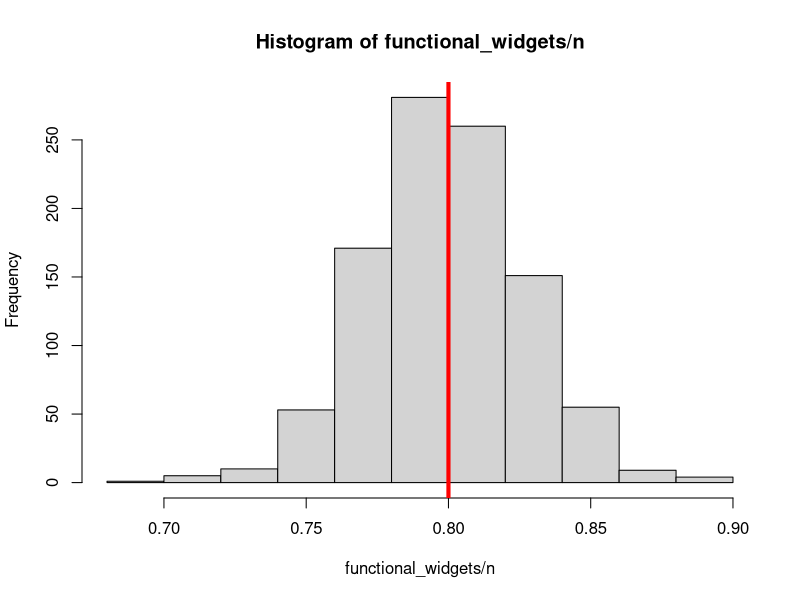
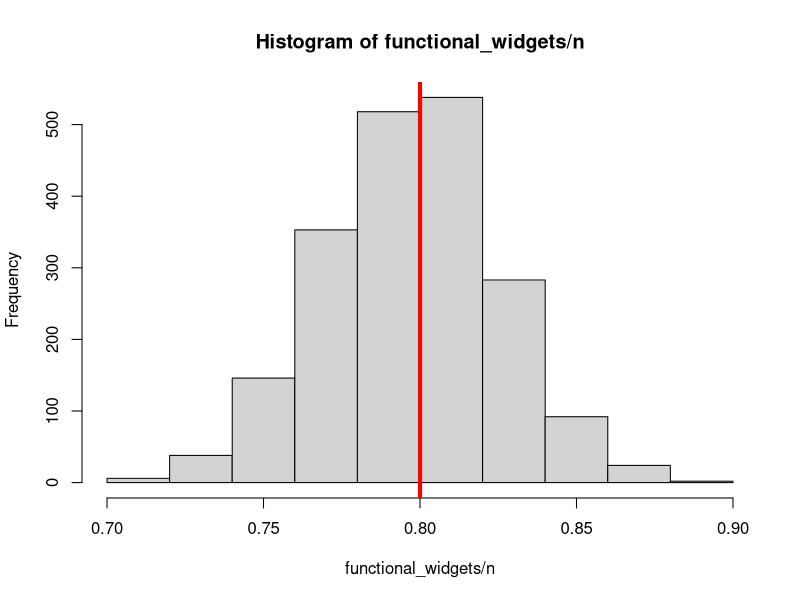
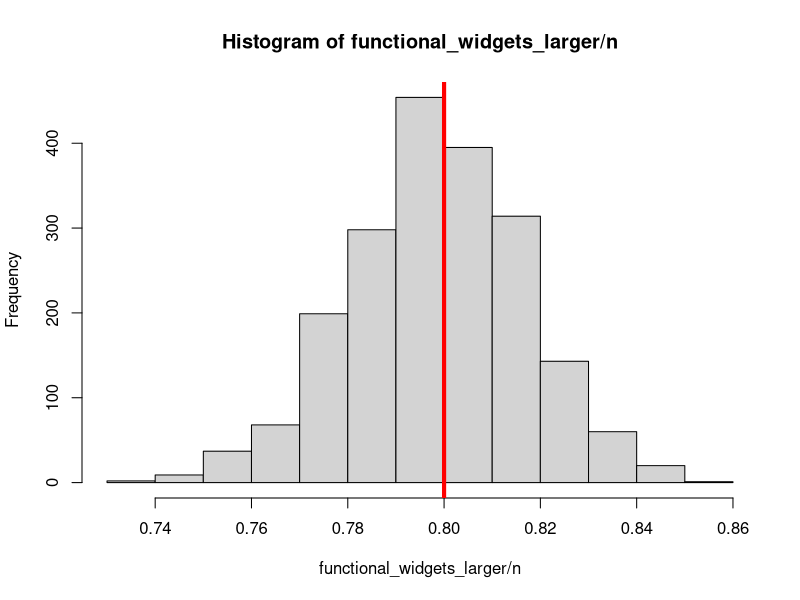
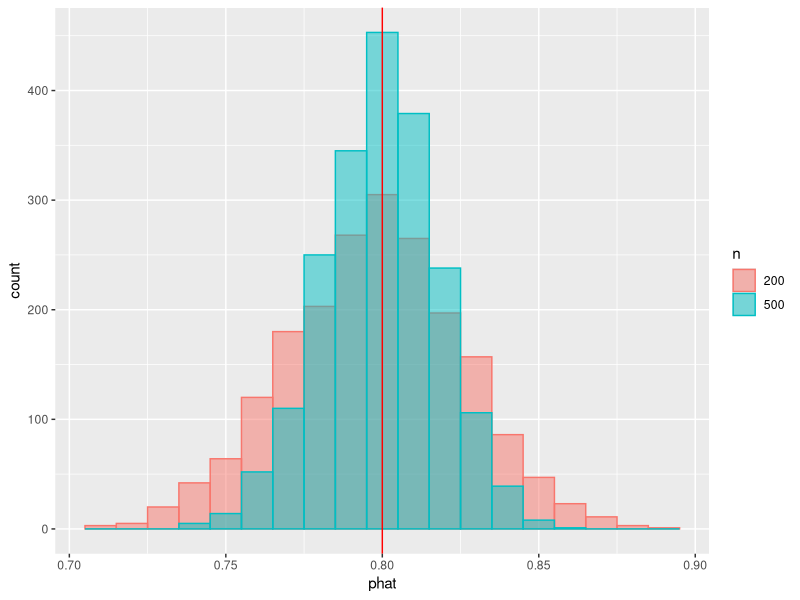
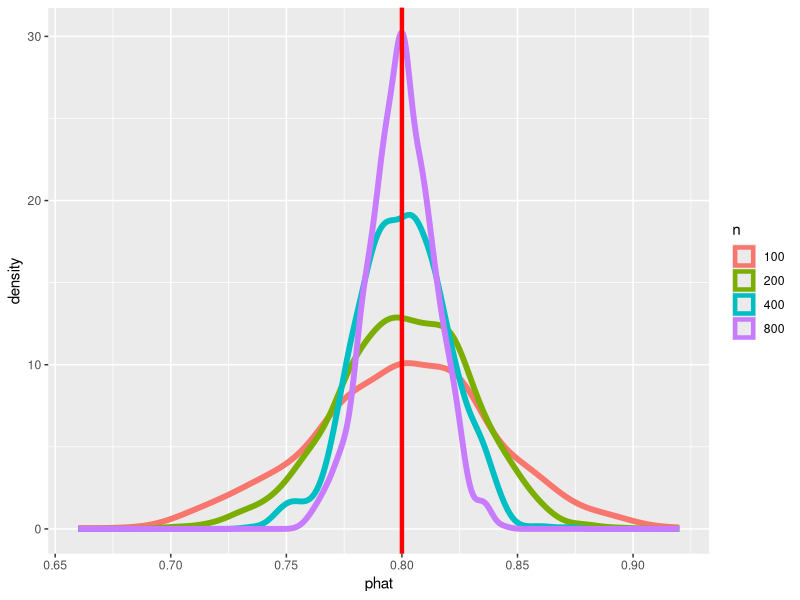
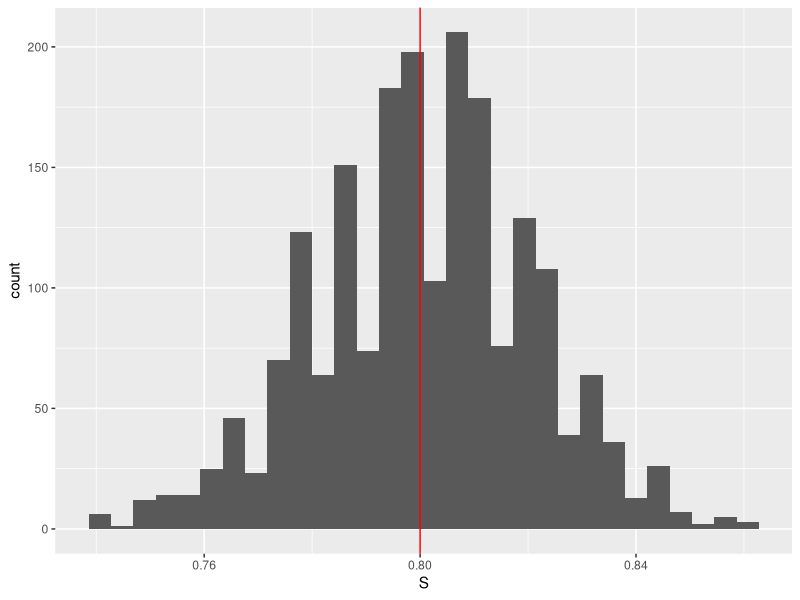
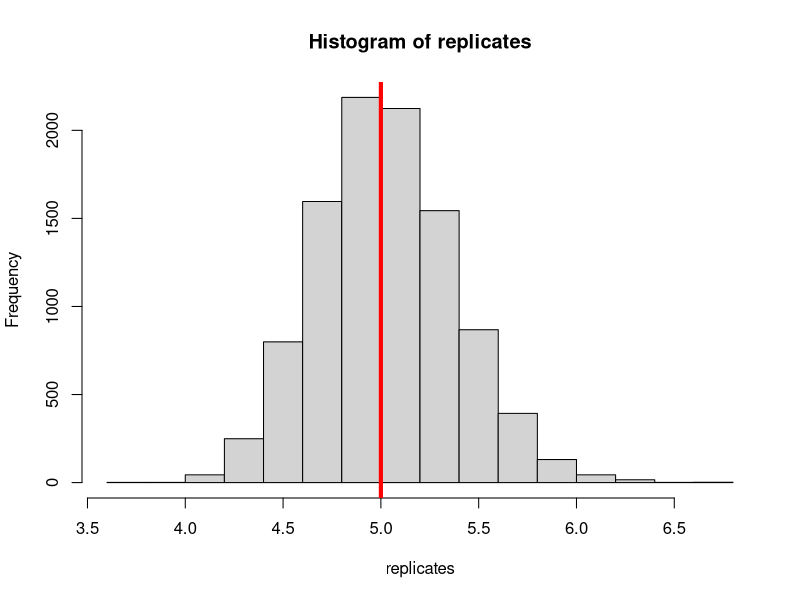

R code for these plots, in order:
## ---- chunk 1
n <- 200; # We will examine n=200 widgets
p <- 0.8; # Suppose that 80% of widgets are functional
functional_widgets <- rbinom(1, size=n, p); # Draw one sample of widgets.
functional_widgets; # How many of the n widgets are functional?
## ---- chunk 2
# Let's wrap that up in a function for use later.
generate_widgets <- function(n,p) {
  return( rbinom(1, size=n, p) );
}
## ---- chunk 3
# Still n=200 widgets, 80% of which are functional.
n <- 200; p <- 0.8;

# This time, we'll generate lots of iterations
# of our experiment, and we'll make a histogram of our
# estimates of p.
# This is going to look a lot like Monte Carlo!
NMC <- 1000;
functional_widgets <- rep(NA, NMC);
for(i in 1:NMC) {
  functional_widgets[i] <- generate_widgets(n,p)
}
# Plot estimates of p, #functional/#observations
hist( functional_widgets/n );
# Draw a vertical line at the true value of p
abline( v=p, col='red', lwd=4 );
## ---- chunk 4
n <- 200; p <- 0.8; # Still n=200 widgets, 80% of which are functional.

# We'll generate lots of iterations
NMC <- 2000;
functional_widgets <- rep(NA, NMC);
for(i in 1:NMC) {
  functional_widgets[i] <- generate_widgets(n,p)
}
# Plot estimates of p, #functional/#observations
hist( functional_widgets/n );
# Draw a vertical line at the true value of p
abline( v=p, col='red', lwd=4 );
## ---- chunk 5
# n=500 widgets instead of 200, but still 80% are functional.
n <- 500; p <- 0.8;

# We'll generate lots of iterations
NMC <- 2000;
functional_widgets_larger <- rep(NA, NMC);
for(i in 1:NMC) {
  functional_widgets_larger[i] <- generate_widgets(n,p)
}
# Plot estimates of p, #functional/#observations
hist( functional_widgets_larger/n );
# Draw a vertical line at the true value of p
abline( v=p, col='red', lwd=4 );
## ---- chunk 6
p <- 0.8; # Still n=200 widgets, 80% of which are functional.

# Put the data into a data frame to pass to ggplot2.
phat <- c(functional_widgets/200, functional_widgets_larger/500 ); # "p hat", i.e., estimate of p.
n <- c( rep(200, 2000), rep(500, 2000) );
df <- data.frame( 'n'=as.factor(n), 'phat'=phat);

library(ggplot2)
pp <- ggplot( df, aes(x=phat, color=n, fill=n));
pp <- pp + geom_histogram( aes(), position='identity', alpha=0.5, binwidth=0.01);
pp <- pp + geom_vline( xintercept=p, color='red');
pp
## ---- chunk 7
p <- 0.8; # Still using 80% functional rate.

# Note: there are "cleaner" ways to build this data frame,
# but those ways are harder to understand on a first glance.
# At this stage of your career, "clumsy but easy to read"
# is better than "short but cryptic"
widgets_100 <- rbinom(1000, size=100, p);
widgets_200 <- rbinom(1000, size=200, p);
widgets_400 <- rbinom(1000, size=400, p);
widgets_800 <- rbinom(1000, size=800, p);

# Compute "p hat", i.e., estimate of p
phat <- c(widgets_100/100, widgets_200/200,
          widgets_400/400, widgets_800/800 );
n <- c( rep(100, 1000), rep(200, 1000), rep(400, 1000), rep(800, 1000) );

# Put the data into a data frame to pass to ggplot2.
df <- data.frame( 'n'=as.factor(n), 'phat'=phat);
pp <- ggplot( df, aes(x=phat, color=n ));
# Using a smoothed density instead of histogram for easy comparison
pp <- pp + geom_density( size=2 );
pp <- pp + geom_vline( xintercept=p, color='red', size=1.5);
pp
## ---- chunk 8
simulate_S <- function( n, p ) {
  functional_widgets <- rbinom(1, size=n, prob=p);
  # Our statistic is the fraction of the n widgets
  # that are functional.
  return(functional_widgets/n);
}

# Simulate n=200 widgets with functional probability p=0.8
simulate_S(200, 0.8) 
## ---- chunk 9
# Here's a function that will take our estimate S (= phat) and check if it is within 0.02 of p or not.
check_if_S_is_good <- function( S, p ) {
    return( abs(S-p) < 0.02)
}

# Now, let's simulate a lot of instances of our experiment
# and count up what fraction of the time our estimate is "good"
N_MC <- 2000; # Repeat the experiment 2000 times. N_MC = "number of Monte Carlo (MC) replicates"
n <- 200; p <- 0.8; # Still using n=200, p=0.8

# Create a data frame to store the outcome of our experiment.
# We are initially filling entries with NAs, which we will fill in as we run.
monte_carlo <- data.frame(replicate = 1:N_MC, S = rep(NA, N_MC), S_good = rep(NA, N_MC));

# Let's just check what the data frame looks like before we populate it.
head( monte_carlo )
## ---- chunk 10
# For each replicate, run the experiment and record results.
# We want to keep track of the value of S and whether or not S was good.
for(i in 1:N_MC){
    monte_carlo$S[i] <- simulate_S( n, p );
    monte_carlo$S_good[i] <- check_if_S_is_good(monte_carlo$S[i], p)
}

sum( monte_carlo$S_good )/N_MC
## ---- chunk 11
# This is the exact same setup except we're changing n from 200 to 400.
N_MC <- 2000; n <- 400; p <- 0.8; # Still using p=0.8 and 2000 Monte Carlo trials.

# Note that we don't really have to create the data frame again.
# We could, if we wanted, just overwrite it,
# but this is a good habit to be in
# to make sure we don't accidentally "reuse" old data.
monte_carlo <- data.frame( replicate = 1:N_MC,
                           S = rep(NA, N_MC),
                           S_good = rep(NA, N_MC));

for(i in 1:N_MC){
  monte_carlo$S[i] <- simulate_S( n, p );
  monte_carlo$S_good[i] <- check_if_S_is_good(monte_carlo$S[i], p)
}

sum( monte_carlo$S_good )/N_MC
## ---- chunk 12
# Just as a check, let's plot a histogram again.
pp <- ggplot(monte_carlo, aes(x = S)) + geom_histogram(bins = 30) + geom_vline( xintercept=p, col='red' )

pp
## ---- chunk 13
run_exprate_expt <- function( n, rate ) {
  data <- rexp(n=n, rate=5);
  Xbar <- mean( data )
  return( 1/Xbar )
}

M <- 1e4;
replicates <- rep(NA, M);
for (i in 1:M ) {
  replicates[i] <- run_exprate_expt(200, rate=5);
}
hist(replicates);
abline( v=5, col='red', lwd=4 );
